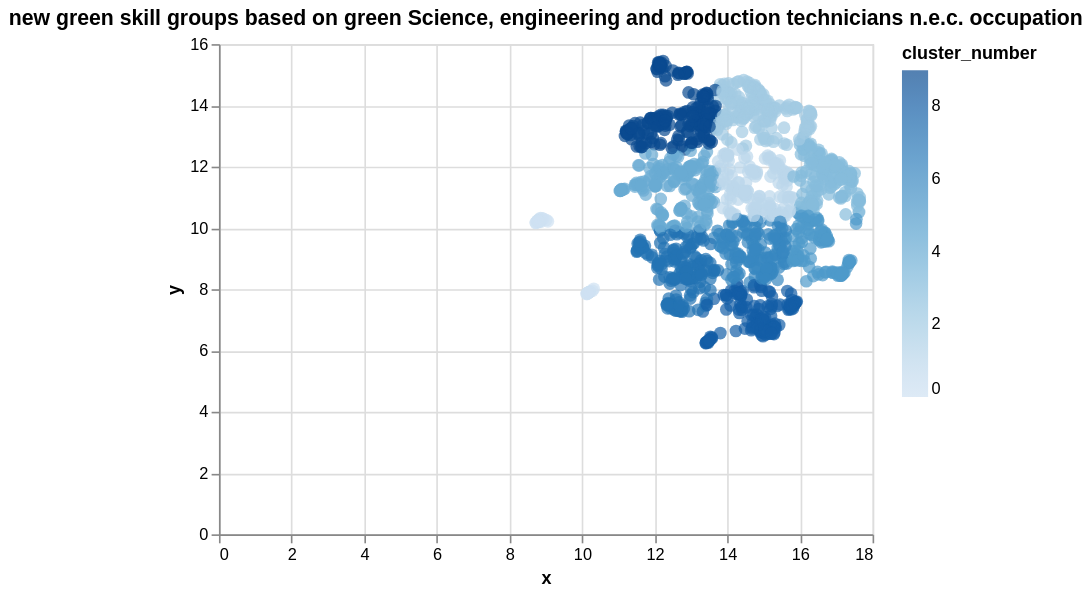

Express this chart as Vega-Lite.
### Vega-Lite specification from a JSON file in a GitHub repository (floating-point values rounded to 4 significant figures; data arrays with more than 128 entries replaced by an {"elided": "..."} marker saying what was removed)
{"config": {"view": {"continuousWidth": 400, "continuousHeight": 300}}, "data": {"name": "data-a73868452127a6c5103d0a74f187a1dd"}, "mark": {"type": "circle", "size": 60}, "encoding": {"color": {"field": "cluster_number", "type": "quantitative"}, "tooltip": [{"field": "skill", "type": "nominal"}, {"field": "cluster_number", "type": "quantitative"}], "x": {"field": "x", "type": "quantitative"}, "y": {"field": "y", "type": "quantitative"}}, "title": "new green skill groups based on green Science, engineering and production technicians n.e.c. occupation", "$schema": "https://vega.github.io/schema/vega-lite/v5.json", "datasets": {"data-a73868452127a6c5103d0a74f187a1dd": {"elided": "1494 records"}}}
